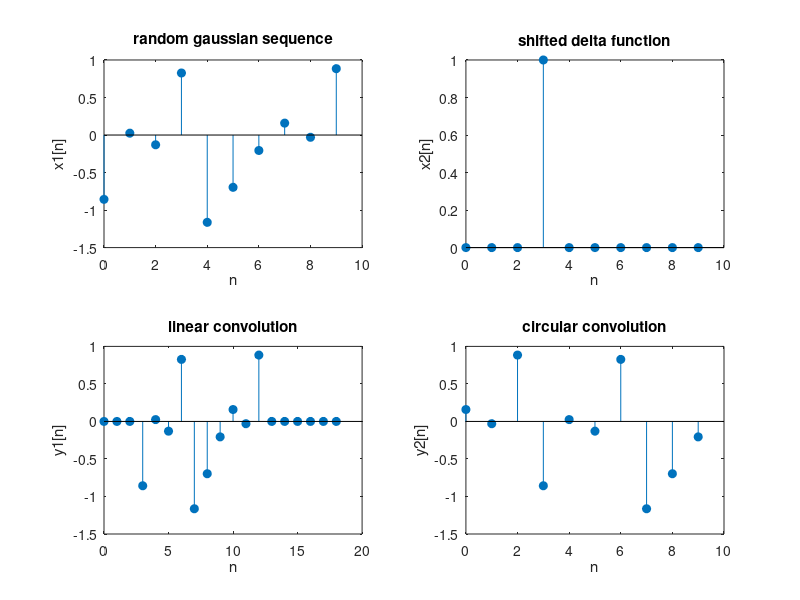

The MATLAB script that drew this image: (Note: this script raises an error after producing the figure.)
n=0:9;
x1=randn(1,10);
% x2=[0,0,0,1,0,0,0,0,0,0];
x2=(n==3);

y1=conv(x1,x2,"full");
y2 = cconv(x1, x2, 10);
c_n = 0:length(y2)-1;

subplot(2,2,1);
stem(n, x1, "filled");
title('random gaussian sequence');
xlabel('n');
ylabel('x1[n]');

subplot(2,2,2);
stem(n, x2, "filled");
title('shifted delta function');
xlabel('n');
ylabel('x2[n]');


subplot(2,2,3);
stem(0:18, y1, "filled");
title('linear convolution');
xlabel('n');
ylabel('y1[n]');

subplot(2,2,4);
stem(c_n, y2, "filled");
title('circular convolution');
xlabel('n');
ylabel('y2[n]');

sgtitle('Linear and Circular convolution');
